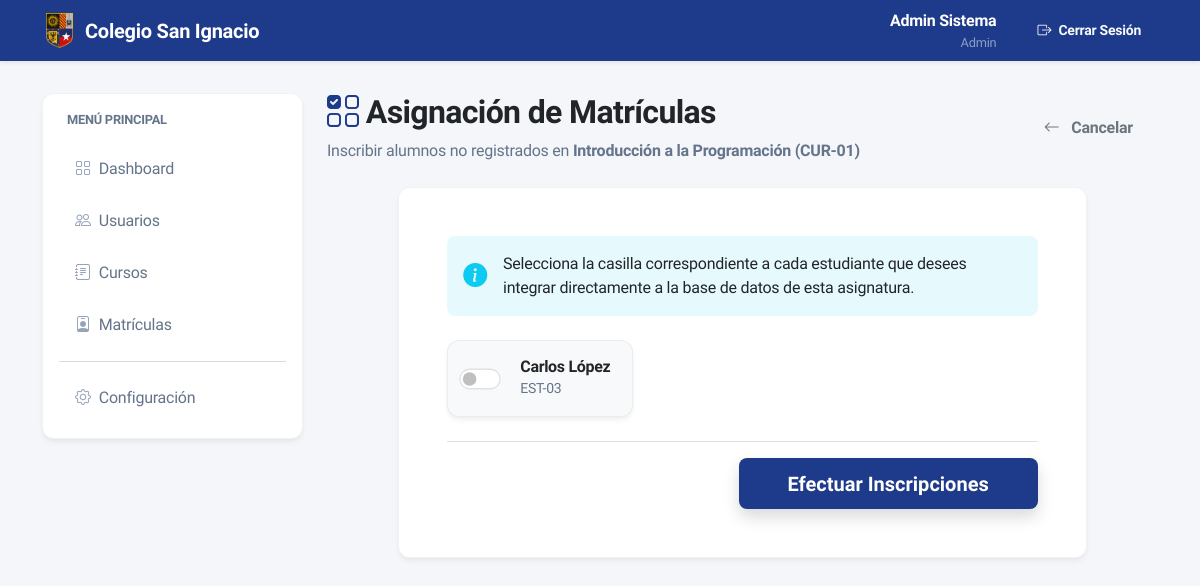
Page /cursos/CUR-01/inscribir (signed in) on the earlier database version.
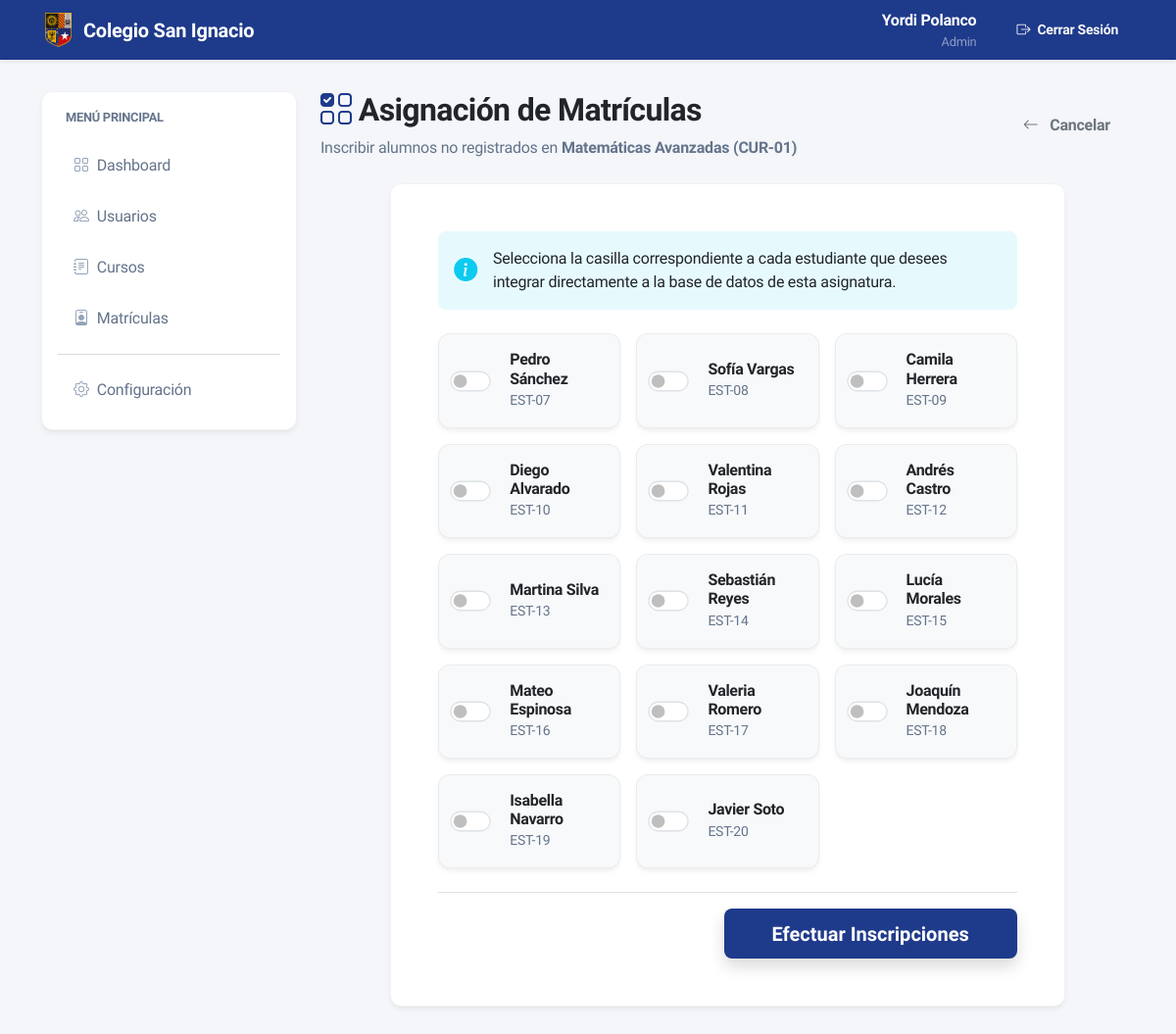
Same page on the later database version.
### models.py (models this page shows, shortened)
class User(db.Model, UserMixin):
    __tablename__ = 'users'
    id = db.Column(db.String, primary_key=True) # e.g. "EST-01", "PRF-01"
    nombre = db.Column(db.String(100), nullable=False)
    password_hash = db.Column(db.String(256), nullable=False)
    rol = db.Column(db.String(20), nullable=False) # 'ADMIN', 'PROFESOR', 'ESTUDIANTE'
    courses_taught = db.relationship("Course", back_populates="professor", cascade="all, delete-orphan", lazy=True)
    enrollments = db.relationship("Enrollment", back_populates="student", cascade="all, delete-orphan", lazy=True)
    def is_admin(self):
        return self.rol == 'ADMIN'

class Course(db.Model):
    __tablename__ = 'courses'
    id = db.Column(db.String, primary_key=True) # e.g. "CUR-01"
    nombre = db.Column(db.String(100), nullable=False)
    profesor_id = db.Column(db.String, db.ForeignKey('users.id'), nullable=False)
    professor = db.relationship("User", back_populates="courses_taught")
    enrollments = db.relationship("Enrollment", back_populates="course", cascade="all, delete-orphan", lazy=True)

### app.py (the view, shortened to what this page needs)
@app.route("/cursos/<cid>/inscribir", methods=["GET", "POST"])
@login_required
def inscribir_estudiante(cid):
    if not current_user.is_admin():
        flash("¡Acceso denegado!", "danger")
        return redirect(url_for('index'))
    curso = Course.query.get(cid)
    if not curso:
        flash("¡El curso solicitado no fue encontrado!", "danger")
        return redirect(url_for('admin_dashboard'))
    subquery = db.session.query(Enrollment.student_id).filter_by(course_id=cid)
    disponibles = User.query.filter(User.rol == 'ESTUDIANTE', ~User.id.in_(subquery)).all()
    return render_template("admin_forms/inscribir.html", curso=curso, estudiantes=disponibles)

### app.py (called while the page is built)
@login_manager.user_loader
def load_user(user_id):
    return User.query.get(user_id)

### templates/admin_forms/inscribir.html
{% extends "base.html" %}
{% block content %}
<div class="row align-items-center mb-4">
    <div class="col-md-8">
        <h2 class="fw-bold text-dark"><i class="bi bi-ui-checks-grid text-primary"></i> Asignación de Matrículas</h2>
        <p class="text-muted mb-0">Inscribir alumnos no registrados en <strong>{{ curso.nombre }} ({{ curso.id }})</strong></p>
    </div>
    <div class="col-md-4 text-md-end mt-3 mt-md-0">
        <a href="{{ url_for('admin_dashboard') }}" class="btn btn-outline-secondary rounded-pill px-4">
            <i class="bi bi-arrow-left me-2"></i> Cancelar
        </a>
    </div>
</div>
<div class="row justify-content-center">
    <div class="col-md-10">
        <div class="card bg-white shadow-sm border-0 border-start border-primary border-4 rounded-4 overflow-hidden fade-in-section">
            <div class="card-body p-4 p-md-5">
                {% if not estudiantes %}
                <div class="text-center py-5">
                    <i class="bi bi-check2-all display-1 text-success opacity-50 mb-3 d-block"></i>
                    <h4 class="text-dark fw-bold mb-2">Cupos Llenos / Sin Candidatos</h4>
                    <p class="text-muted mb-0">Todos los estudiantes existentes ya han sido matriculados en este curso o no existen usuarios con rol ESTUDIANTE.</p>
                </div>
                {% else %}
                <div class="alert alert-info border-0 rounded-3 mb-4 d-flex align-items-center bg-info bg-opacity-10 text-dark">
                    <i class="bi bi-info-circle-fill text-info fs-4 me-3"></i>
                    <div>Selecciona la casilla correspondiente a cada estudiante que desees integrar directamente a la base de datos de esta asignatura.</div>
                </div>
                <form method="POST" action="">
                    <div class="row g-3 mb-4">
                        {% for estudiante in estudiantes %}
                        <div class="col-md-6 col-lg-4">
                            <label class="card bg-light border-0 rounded-4 shadow-sm h-100 hover-card" style="cursor: pointer;">
                                <div class="card-body p-3 d-flex align-items-center">
                                    <div class="form-check form-switch me-3 mb-0">
                                        <input class="form-check-input" type="checkbox" name="estudiantes" value="{{ estudiante.id }}" style="transform: scale(1.3);">
                                    </div>
                                    <div>
                                        <h6 class="fw-bold text-dark mb-0">{{ estudiante.nombre }}</h6>
                                        <small class="text-muted">{{ estudiante.id }}</small>
                                    </div>
                                </div>
                            </label>
                        </div>
                        {% endfor %}
                    </div>
                    <div class="d-flex justify-content-end mt-4 pt-3 border-top">
                        <button type="submit" class="btn btn-primary btn-lg rounded-pill shadow hover-card fw-bold px-5">Efectuar Inscripciones</button>
                    </div>
                </form>
                {% endif %}
            </div>
        </div>
    </div>
</div>
{% endblock %}

### templates/base.html (shortened to what this page needs)
<!DOCTYPE html>
<html lang="es">
<head>
    <link href="https://cdn.jsdelivr.net/npm/bootstrap@5.3.0/dist/css/bootstrap.min.css" rel="stylesheet">
    <link rel="stylesheet" href="https://cdn.jsdelivr.net/npm/bootstrap-icons@1.11.1/font/bootstrap-icons.css">
    <link href="{{ url_for('static', filename='css/style.css') }}?v=4.0" rel="stylesheet">
</head>
<body>
    <nav class="navbar navbar-expand-lg navbar-dark bg-primary shadow-sm mb-4">
        <div class="container">
            <a class="navbar-brand fw-bold d-flex align-items-center gap-2" href="{{ url_for('index') }}">
                <img src="{{ url_for('static', filename='img/logo.png') }}?v=1.2" alt="Logo" width="35" height="35" style="object-fit: contain;">
                Colegio San Ignacio
            </a>
            <div class="collapse navbar-collapse" id="navbarNav">
                <ul class="navbar-nav ms-auto align-items-lg-center">
                    {% if current_user.is_authenticated %}
                        <li class="nav-item me-lg-4 mb-2 mb-lg-0 text-lg-end">
                            <div class="text-white fw-bold">{{ current_user.nombre }}</div>
                            <div class="text-white-50" style="font-size: 0.8rem;">{{ current_user.rol|capitalize }}</div>
                        </li>
                        <li class="nav-item">
                            <a class="btn btn-outline-light btn-sm fw-bold rounded px-3" href="{{ url_for('logout') }}"><i class="bi bi-box-arrow-right me-1"></i> Cerrar Sesión</a>
                        </li>
                    {% endif %}
                </ul>
            </div>
        </div>
    </nav>
    <main class="container">
        <div aria-live="polite" aria-atomic="true" class="position-relative">
            <div class="toast-container position-fixed bottom-0 end-0 p-3" style="z-index: 1055;">
            </div>
        </div>
        <div class="row pt-2">
            {% if current_user.is_authenticated %}
            <div class="col-lg-3 mb-4">
                <div class="card p-3 shadow-sm border-0">
                    <p class="text-muted fw-bold mb-3 ps-2" style="font-size: 0.8rem; text-transform: uppercase;">Menú Principal</p>
                    <nav class="d-flex flex-column gap-1">
                        {% if current_user.rol == 'ADMIN' %}
                        <a href="{{ url_for('admin_dashboard') }}" class="sidebar-link"><i class="bi bi-grid me-2"></i> Dashboard</a>
                        <a href="{{ url_for('admin_lista_usuarios') }}" class="sidebar-link"><i class="bi bi-people me-2"></i> Usuarios</a>
                        <a href="{{ url_for('admin_construccion') }}" class="sidebar-link"><i class="bi bi-journal-text me-2"></i> Cursos</a>
                        <a href="{{ url_for('admin_construccion') }}" class="sidebar-link"><i class="bi bi-person-badge me-2"></i> Matrículas</a>
                        <hr class="my-2 text-muted">
                        <a href="{{ url_for('admin_construccion') }}" class="sidebar-link text-muted"><i class="bi bi-gear me-2"></i> Configuración</a>
                        {% endif %}
                    </nav>
                </div>
            </div>
            <div class="col-lg-9 fade-in-section pb-5">
            {% else %}
            <div class="col-12 pb-5">
            {% endif %}
                {% block content %}{% endblock %}
            </div>
        </div>
    </main>
</body>
</html>

Differences in the rows shown:
no longer on this page (row edited): User: nombre "Carlos López", id "EST-03"
changed User "Admin": nombre "Admin Sistema" → "Yordi Polanco"
changed Course "CUR-01": nombre "Introducción a la Programación" → "Matemáticas Avanzadas"
added User: nombre "Pedro Sánchez", id "EST-07"
added User: nombre "Sofía Vargas", id "EST-08"
added User: nombre "Camila Herrera", id "EST-09"
added User: nombre "Diego Alvarado", id "EST-10"
added User: nombre "Valentina Rojas", id "EST-11"
added User: nombre "Andrés Castro", id "EST-12"
added User: nombre "Martina Silva", id "EST-13"
added User: nombre "Sebastián Reyes", id "EST-14"
added User: nombre "Lucía Morales", id "EST-15"
added User: nombre "Mateo Espinosa", id "EST-16"
added User: nombre "Valeria Romero", id "EST-17"
added User: nombre "Joaquín Mendoza", id "EST-18"
added User: nombre "Isabella Navarro", id "EST-19"
added User: nombre "Javier Soto", id "EST-20"
